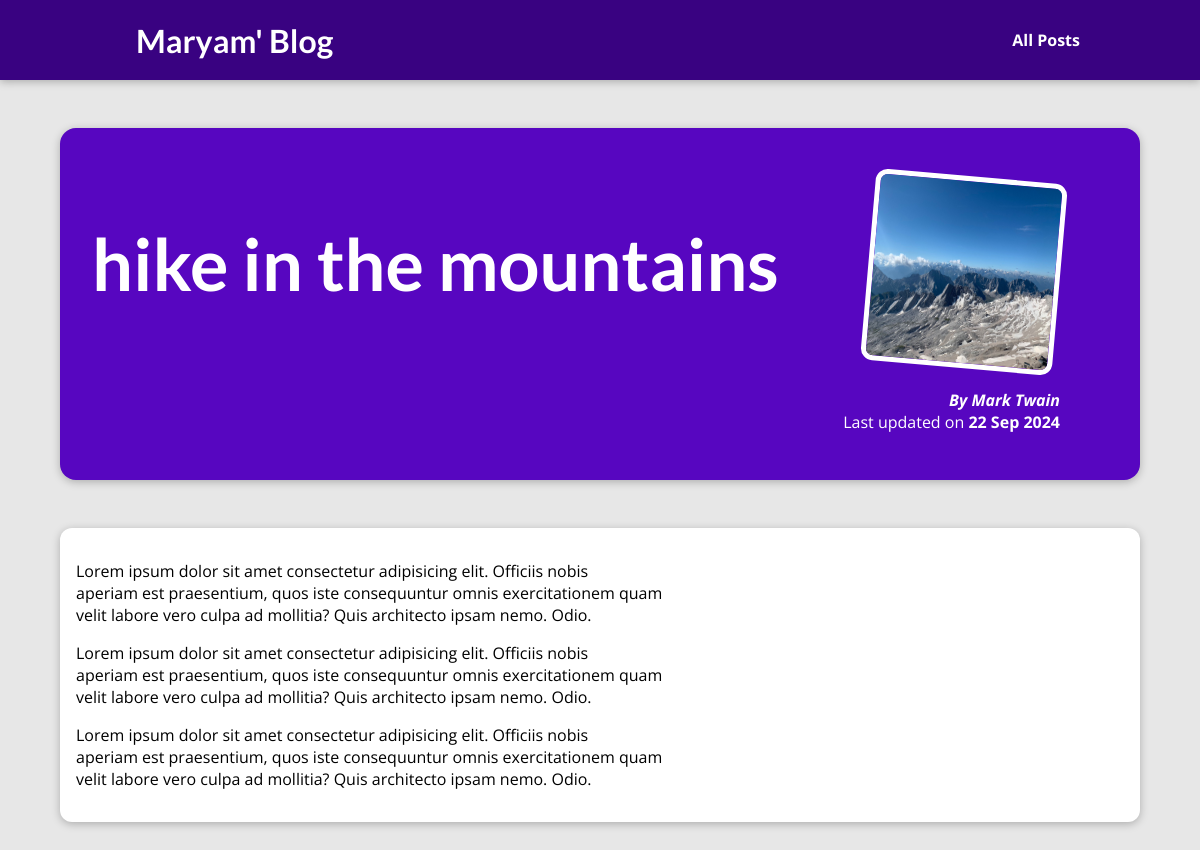
The page /posts/hike-in-the-mountains on the database its author committed.
### personal_blogs/models.py (models this page shows)
class Post(models.Model):
    title = models.CharField(max_length=150)
    excerpt = models.CharField(max_length=200)
    image_name = models.CharField(max_length=100)
    date = models.DateField(auto_now=True)
    slug = models.SlugField(unique=True, db_index=True)
    content = models.TextField(validators=[MinLengthValidator(10)])
    author = models.ForeignKey(
        Author, on_delete=models.SET_NULL, null=True, related_name="posts")
    tags = models.ManyToManyField(Tag)

class Author(models.Model):
    first_name = models.CharField(max_length=100)
    last_name = models.CharField(max_length=100)
    email_address = models.EmailField()
    def full_name(self):
        return f"{self.first_name} {self.last_name}"
    def __str__(self):
        return self.full_name()

### personal_blogs/views.py (the view)
# urls.py: path("posts/<slug:slug>", views.post_detail, name="post-detail")
def post_detail(request, slug):
    identified_post = get_object_or_404(Post, slug=slug)
    return render(request, "personal_blogs/post-detail.html", {
        "post": identified_post
    })

### personal_blogs/templates/personal_blogs/post-detail.html (shortened to what this page needs)
{% extends "base.html" %}
{% load static %}
{% block css_files %}
  <link rel="stylesheet" href="{% static "personal_blogs/post.css" %}" />
  <link rel="stylesheet" href="{% static "personal_blogs/post-detail.css" %}" />
{% endblock %}
{% block content %}
<section id="summary">
  <h2>{{ post.title }}</h2>
  <article>
    <img src="{% static "personal_blogs/images/"|add:post.image_name %}" alt="{{ post.title }}" />
    <address>By {{ post.author }}</address>
    <div>Last updated on <time>{{ post.date|date:"d M Y" }}</time></div>
  </article>
</section>
<main>
  {{ post.content|linebreaks }}
</main>
{% endblock %}

### static/app.css (style rules this page uses)
* { box-sizing: border-box; }
html { font-family: 'Open Sans', 'Lato', sans-serif; }
body { margin: 0; }
h1, h2, h3 { font-family: 'Lato', sans-serif; font-weight: bold; }

### personal_blogs/static/personal_blogs/post-detail.css (style rules this page uses)
body { background-color: #e7e7e7; }
#summary { margin: 8rem auto 3rem auto; padding: 2rem; width: 90%; max-width: 90rem; border-radius: 16px; background-color: #5706c0; position: relative; box-shadow: 0 2px 8px rgba(0, 0, 0, 0.25); height: 22rem; }
#summary h2 { color: white; font-size: 4.5rem; margin-bottom: 0.25rem; }
#summary article { position: absolute; top: 2rem; right: 3rem; padding: 1rem 2rem; border-radius: 12px; text-align: right; color: white; }
#summary article img { width: 12rem; height: 12rem; border-radius: 12px; transform: rotateZ(5deg); border: 5px solid white; margin-bottom: 1rem; }
#summary address { font-weight: bold; }
#summary time { font-weight: bold; }
main { width: 90%; max-width: 90rem; margin: 3rem auto; background-color: white; padding: 1rem; border-radius: 12px; box-shadow: 0 2px 8px rgba(0, 0, 0, 0.25); }

### rows shown on the page
Post: title "hike in the mountains", image_name (picture), author "Mark Twain", date "22 Sep 2024", content "Lorem ipsum dolor sit amet consectetur adipisicing elit. Officiis nobis aperiam est praesentium, quos iste consequuntur omnis exercitationem quam velit labore vero culpa ad mollitia? Quis architecto ipsam nemo. Odio. Lorem ipsum dolor sit amet consectetur adipisicing elit. Officiis nobis aperiam est praesentium, quos iste consequuntur omnis exercitationem quam velit labore vero culpa ad mollitia? Quis architecto ipsam nemo. Odio. Lorem ipsum dolor sit amet consectetur adipisicing elit. Officiis nobis aperiam est praesentium, quos iste consequuntur omnis exercitationem quam velit labore vero culpa ad mollitia? Quis architecto ipsam nemo. Odio."
